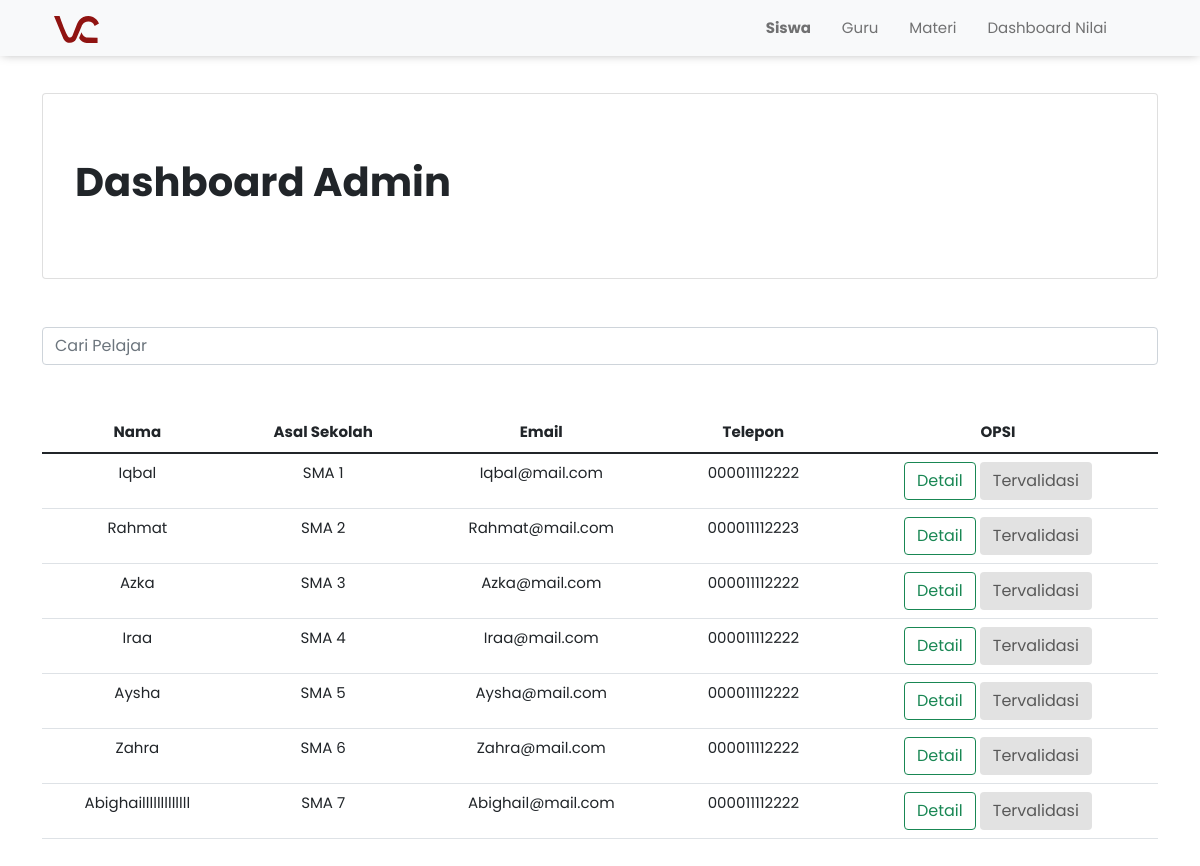
The app's page /admin/admin.php (signed in) with its own data.
### tables this page shows
CREATE TABLE `siswa` (
  `id_siswa` int(11) NOT NULL,
  `nama_siswa` varchar(255) NOT NULL,
  `asal_sekolah` varchar(100) NOT NULL,
  `jk` enum('Perempuan','Laki-Laki') NOT NULL,
  `kelas` varchar(10) NOT NULL,
  `email` varchar(100) NOT NULL,
  `telepon` varchar(13) NOT NULL,
  `password` varchar(50) NOT NULL,
  `kartu_pelajar` varchar(255) NOT NULL,
  `validated` tinyint(1) NOT NULL
);

### admin/admin.php (the view, shortened to what this page needs)
<?php
    include '../conn.php';
	$siswa = mysqli_query($conn, 'SELECT * FROM siswa');
?>
<!doctype html>
<html lang="en">
<head>
	<link href="https://cdn.jsdelivr.net/npm/bootstrap@5.1.3/dist/css/bootstrap.min.css" rel="stylesheet">
	<link rel="stylesheet" href="../assets/css/style.css">
</head>
<body>
	<nav class="navbar navbar-expand-lg navbar-light bg-light fixed-top" style="box-shadow: 0px 0px 10px -2px rgba(0,0,0,0.35);">
		<div class="container ps-4 pe-4">
			<a class="navbar-brand" href="#">
                <img src="../assets/img/virtuclass_logo.svg" width="15%" alt="virtuclass-logo">
            </a>
			<div class="collapse navbar-collapse" id="navbarNav">
				<ul class="navbar-nav ms-auto">
                    <li class="nav-item">
						<a class="nav-link" href="admin.php"><b>Siswa</b>&emsp;</a>
					</li>
					<li class="nav-item">
						<a class="nav-link" href="mgmt_guru.php">Guru&emsp;</a>
					</li>
					<li class="nav-item">
						<a class="nav-link" href="uploadMateri.php">Materi&emsp;</a>
					</li>
					<li class="nav-item">
						<a class="nav-link" href="dashboard.php">Dashboard Nilai&emsp;</a>
					</li>
					<li class="nav-item">
						<a class="nav-link" href="../logout.php"><span class="iconify-inline" data-icon="carbon:logout"></span></a>
					</li>
				</ul>
			</div>
		</div>
	</nav>
	<br><br>
	<div class="container mt-5">
		<div class="card">
            <div class="card-body">
                <div class="container p-5 ps-3">
                    <h1>
                        <b> Dashboard Admin </b>
                    </h1>
                </div>
            </div>
		</div>
		<input type="text" id="search" class="form-control mt-5" placeholder="Cari Pelajar">
		<div style="overflow-x:auto;">
			<table class="table mt-5" style="text-align: center;">
				<thead>
					<tr>
						<th>Nama</th>
						<th>Asal Sekolah</th>
						<th>Email</th>
						<th>Telepon</th>
						<th>OPSI</th>
					</tr>
				</thead>
				<tbody id="tampil">
					<?php foreach ($siswa as $datasiswa) { ?>
						<tr>
							<td><?php echo $datasiswa['nama_siswa'] ?> </td>
							<td><?php echo $datasiswa['asal_sekolah'] ?> </td>
							<td><?php echo $datasiswa['email'] ?> </td>
							<td><?php echo $datasiswa['telepon'] ?> </td>
							<td>
								<a href="detail.php?id_siswa=<?php echo $datasiswa['id_siswa']; ?>" class="btn btn-outline-success" data-bs-toggle="modal" data-bs-target="#exampleModal-<?php echo $datasiswa['id_siswa']; ?>">Detail</a>
								<?php if ($datasiswa['validated'] == "1") { ?>
									<a href="acc.php?id_siswa=<?php echo $datasiswa['id_siswa']; ?>" class="btn disabled" style="background-color: lightgrey; color: black;">Tervalidasi</a>
								<?php } else { ?>
									<a href="acc.php?id_siswa=<?php echo $datasiswa['id_siswa']; ?>" class="btn btn-danger">Validasi</a>
								<?php } ?>
							</td>
						</tr>
					<?php } ?>
				</tbody>
			</table>
		</div>
	</div>
	<br><br><br>
</body>
</html>

### assets/css/style.css (style rules this page uses)
body { margin: 0; padding: 0; box-sizing: border-box; font-family: 'Poppins', sans-serif; font-size: 15px; }
a { text-decoration: none; }

### records on screen
siswa: nama_siswa "Iqbal", asal_sekolah "SMA 1", email "Iqbal@mail.com", telepon "000011112222"
siswa: nama_siswa "Rahmat", asal_sekolah "SMA 2", email "Rahmat@mail.com", telepon "000011112223"
siswa: nama_siswa "Azka", asal_sekolah "SMA 3", email "Azka@mail.com", telepon "000011112222"
siswa: nama_siswa "Iraa", asal_sekolah "SMA 4", email "Iraa@mail.com", telepon "000011112222"
siswa: nama_siswa "Aysha", asal_sekolah "SMA 5", email "Aysha@mail.com", telepon "000011112222"
siswa: nama_siswa "Zahra", asal_sekolah "SMA 6", email "Zahra@mail.com", telepon "000011112222"
siswa: nama_siswa "Abighailllllllllllll", asal_sekolah "SMA 7", email "Abighail@mail.com", telepon "000011112222"
